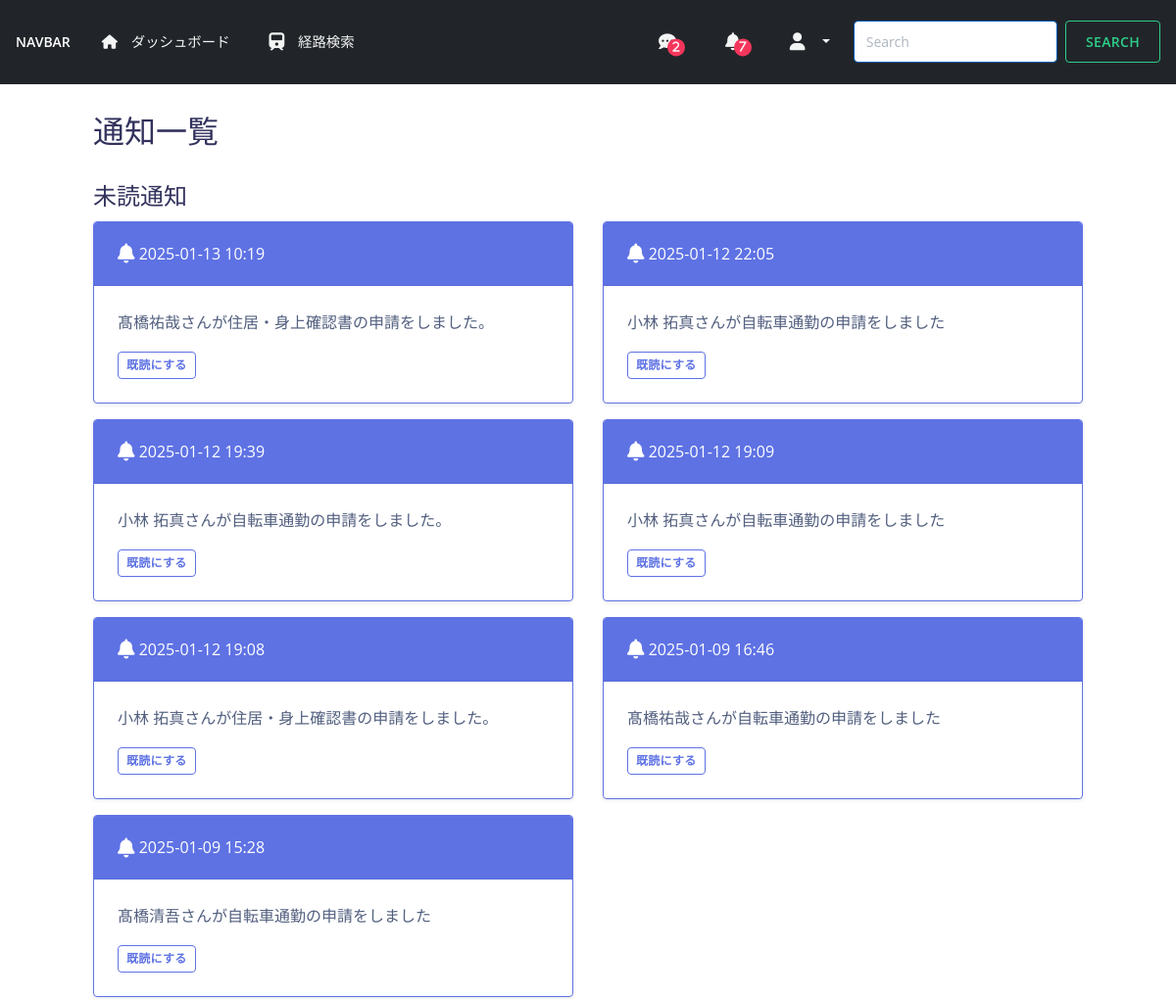
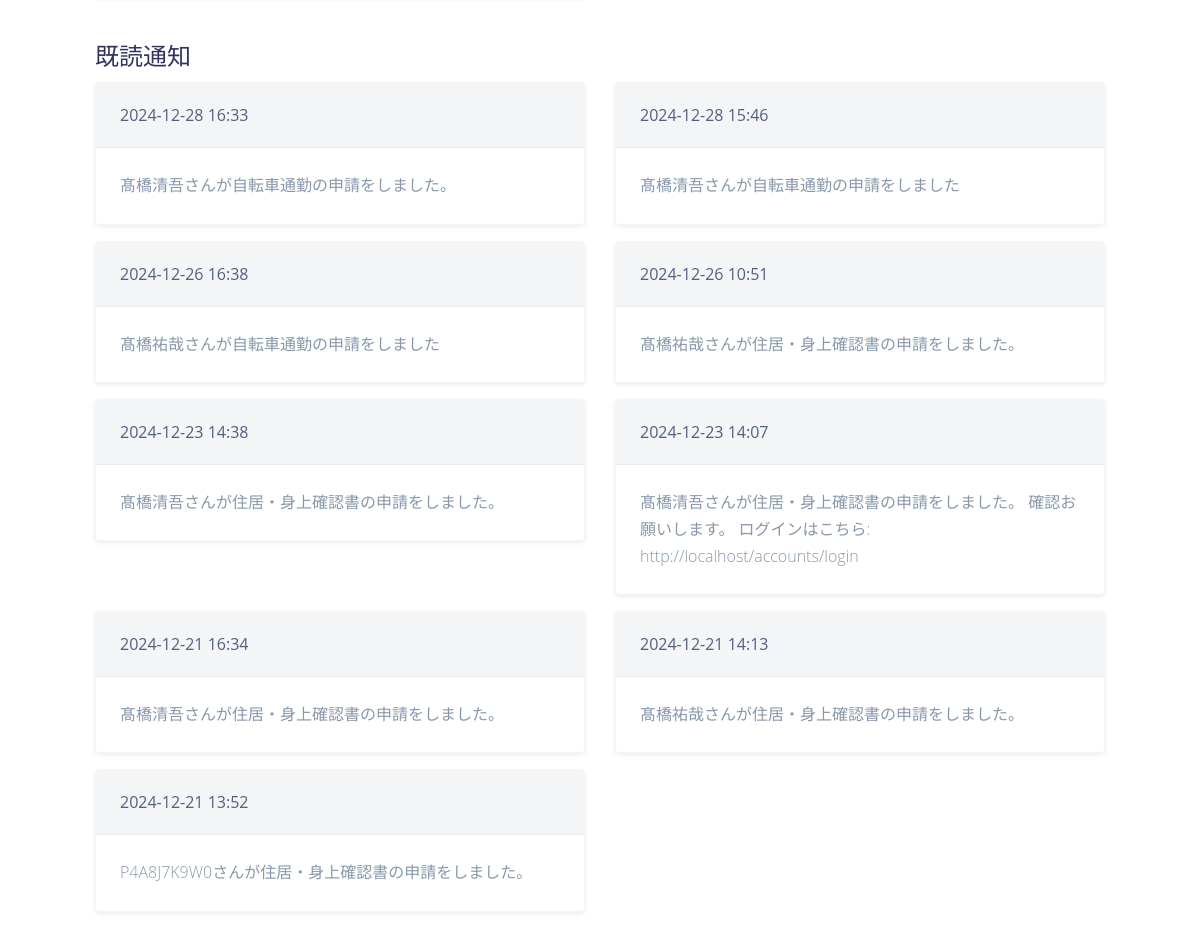
Page /notification/dashboard/ (signed in) on the committed database (2 pictures, top to bottom).
### notification/models.py (models this page shows, shortened)
class Notification(models.Model):
    user = models.ForeignKey(CustomUser, on_delete=models.CASCADE)
    message = models.TextField()
    is_read = models.BooleanField(default=False)
    created_at = models.DateTimeField(auto_now_add=True)

### notification/views.py (the view)
# urls.py: path('dashboard/', NotificationDashboardView.as_view(), name='dashboard'),
class NotificationDashboardView(LoginRequiredMixin, TemplateView):
    template_name = "notification/dashboard.html"
    def get_context_data(self, **kwargs):
        context = super().get_context_data(**kwargs)
        user = self.request.user
        context['unread_notifications'] = Notification.objects.filter(user=user, is_read=False).order_by('-created_at')
        context['read_notifications'] = Notification.objects.filter(user=user, is_read=True).order_by('-created_at')
        return context

### notification/context_processors.py (called while the page is built)
def unread_notifications_count(request):
    if request.user.is_authenticated:
        unread_count = Notification.objects.filter(user=request.user, is_read=False).count()
        message_count = Message.objects.filter(recipient=request.user, is_read=False).count()
        return {'unread_notifications_count': unread_count, 'unread_messages_count': message_count}
    return {'unread_notifications_count': 0}

### templates/notification/dashboard.html (shortened to what this page needs)
{% extends "request/base.html" %}
{% load static %}
{% block content %}
<div class="container mt-4">
    <h2>通知一覧</h2>
    <h4 class="mt-4">未読通知</h4>
    <div class="row">
        {% for notification in unread_notifications %}
        <div class="col-md-6">
            <div class="card border-primary mb-3 shadow-sm">
                <div class="card-header bg-primary text-white">
                    <i class="fa fa-bell fa-lg"></i> {{ notification.created_at|date:"Y-m-d H:i" }}
                </div>
                <div class="card-body">
                    <p class="card-text">{{ notification.message }}</p>
                    <form action="{% url 'notification:mark_as_read' notification.id %}" method="post">
                        <button class="btn btn-outline-primary btn-sm">既読にする</button>
                    </form>
                </div>
            </div>
        </div>
        {% empty %}
        <div class="col-12">
            <div class="alert alert-info">未読通知はありません。</div>
        </div>
        {% endfor %}
    </div>
    <h4 class="mt-4">既読通知</h4>
    <div class="row">
        {% for notification in read_notifications %}
        <div class="col-md-6">
            <div class="card border-secondary mb-3 shadow-sm">
                <div class="card-header bg-secondary">
                    {{ notification.created_at|date:"Y-m-d H:i" }}
                </div>
                <div class="card-body">
                    <p class="card-text text-muted">{{ notification.message }}</p>
                </div>
            </div>
        </div>
        {% empty %}
        <div class="col-12">
            <div class="alert alert-light">既読通知はありません。</div>
        </div>
        {% endfor %}
    </div>
</div>
{% endblock %}

### static/css/style.css (style rules this page uses)
* { box-sizing: border-box; }

### rows in the picture
Notification: created_at "2025-01-13 10:19", message "髙橋祐哉さんが住居・身上確認書の申請をしました。"
Notification: created_at "2025-01-12 22:05", message "小林 拓真さんが自転車通勤の申請をしました"
Notification: created_at "2025-01-12 19:39", message "小林 拓真さんが自転車通勤の申請をしました。"
Notification: created_at "2025-01-12 19:09", message "小林 拓真さんが自転車通勤の申請をしました"
Notification: created_at "2025-01-12 19:08", message "小林 拓真さんが住居・身上確認書の申請をしました。"
Notification: created_at "2025-01-09 16:46", message "髙橋祐哉さんが自転車通勤の申請をしました"
Notification: created_at "2025-01-09 15:28", message "髙橋清吾さんが自転車通勤の申請をしました"
Notification: created_at "2024-12-28 16:33", message "髙橋清吾さんが自転車通勤の申請をしました。"
Notification: created_at "2024-12-28 15:46", message "髙橋清吾さんが自転車通勤の申請をしました"
Notification: created_at "2024-12-26 16:38", message "髙橋祐哉さんが自転車通勤の申請をしました"
Notification: created_at "2024-12-26 10:51", message "髙橋祐哉さんが住居・身上確認書の申請をしました。"
Notification: created_at "2024-12-23 14:38", message "髙橋清吾さんが住居・身上確認書の申請をしました。"
Notification: created_at "2024-12-23 14:07", message "髙橋清吾さんが住居・身上確認書の申請をしました。 確認お願いします。 ログインはこちら: http://localhost/accounts/login"
Notification: created_at "2024-12-21 16:34", message "髙橋清吾さんが住居・身上確認書の申請をしました。"
Notification: created_at "2024-12-21 14:13", message "髙橋祐哉さんが住居・身上確認書の申請をしました。"
Notification: created_at "2024-12-21 13:52", message "P4A8J7K9W0さんが住居・身上確認書の申請をしました。"

### other values in the picture
{{ unread_messages_count }} "2"
{{ unread_notifications_count }} "7"
